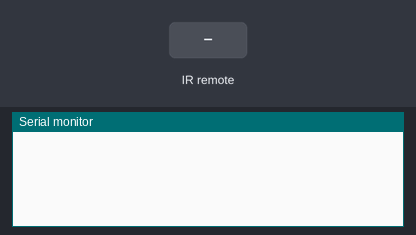
Simulated run of this sketch. Board: Arduino Uno, built with avr-gcc and run on an emulated ATmega328P. Shown: the last lines printed to the serial monitor. Inputs (shaded band) come from the test bench.

Above: at 1.2 s.
1.3 s: infrared code 0x77E1D0A3 received
At 2.0 s:
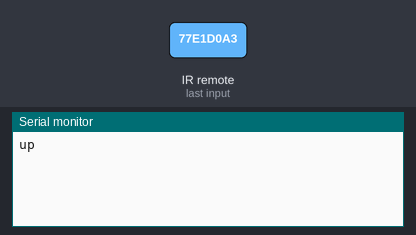
2.8 s: infrared code 0x77E1B0A3 received
At 3.2 s:
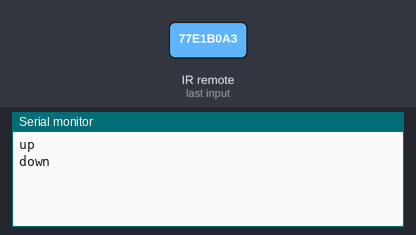
4.3 s: infrared code 0x77E110A3 received
At 5.5 s:
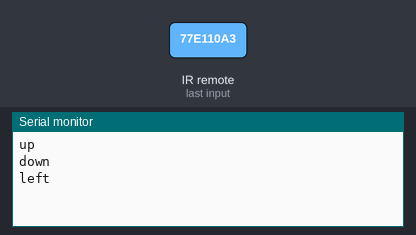
5.8 s: infrared code 0x77E1E0A3 received
At 6.7 s:
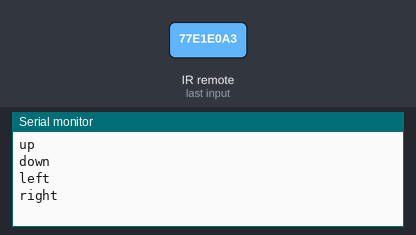
7.3 s: infrared code 0x77E1BAA3 received
At 7.8 s:
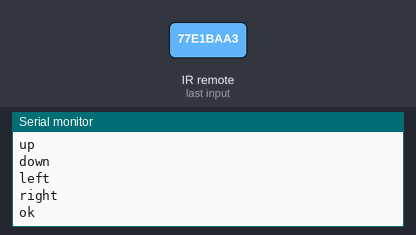
8.8 s: infrared code 0x77E140A3 received
At 10.1 s:
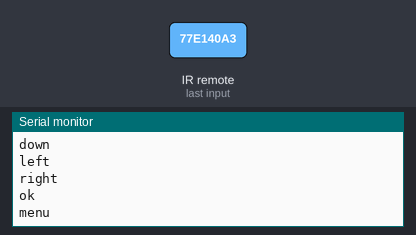

Measured:
- after the input at 1.3 s, the serial monitor: prints a new line at once (image 1)
- after the input at 2.8 s, the serial monitor: prints a new line at once (image 2)
- after the input at 4.3 s, the serial monitor: prints a new line at once (image 3)
- after the input at 5.8 s, the serial monitor: prints a new line at once (image 4)
- after the input at 7.3 s, the serial monitor: prints a new line at once (image 5)
- after the input at 8.8 s, the serial monitor: prints a new line at once (image 6)

The sketch:

SerialIR.ino
```cpp
// (licence header left out)
#include <IRremote.h>

int RECV_PIN = 11;

// apple silver remote keycodes
#define KEY_UP 2011287715
#define KEY_DOWN 2011279523
#define KEY_LEFT 2011238563
#define KEY_RIGHT 2011291811
#define KEY_OK 2011282083
#define KEY_MENU 2011250851
#define KEY_PLAY 2011265699

IRrecv irrecv(RECV_PIN);

decode_results results;

void setup()
{
  Serial.begin(9600);
  irrecv.enableIRIn(); // Start the receiver
}

void loop() {
  if (irrecv.decode(&results)) {
    switch (results.value) {
      case KEY_UP:
        Serial.println("up");
      break;
      case KEY_DOWN:
        Serial.println("down");
      break;
      case KEY_LEFT:
        Serial.println("left");
      break;
      case KEY_RIGHT:
        Serial.println("right");
      break;
      case KEY_OK:
        Serial.println("ok");
      break;
      case KEY_MENU:
        Serial.println("menu");
      break;
      case KEY_PLAY:
        Serial.println("play");
      break;
    }
    irrecv.resume(); // Receive the next value
  }
}
```
